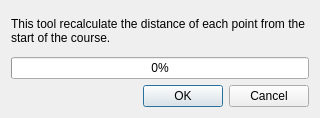
<?xml version="1.0" encoding="UTF-8"?>
<ui version="4.0">
 <class>DialogProcessDistance</class>
 <widget class="QDialog" name="DialogProcessDistance">
  <property name="windowModality">
   <enum>Qt::ApplicationModal</enum>
  </property>
  <property name="geometry">
   <rect>
    <x>0</x>
    <y>0</y>
    <width>320</width>
    <height>118</height>
   </rect>
  </property>
  <property name="windowTitle">
   <string>Dialog</string>
  </property>
  <layout class="QVBoxLayout" name="verticalLayout">
   <item>
    <widget class="QLabel" name="label">
     <property name="text">
      <string>This tool recalculate the distance of each point from the start of the course.</string>
     </property>
     <property name="wordWrap">
      <bool>true</bool>
     </property>
    </widget>
   </item>
   <item>
    <widget class="QProgressBar" name="progressBar">
     <property name="value">
      <number>0</number>
     </property>
     <property name="alignment">
      <set>Qt::AlignCenter</set>
     </property>
    </widget>
   </item>
   <item>
    <widget class="QDialogButtonBox" name="buttonBox">
     <property name="orientation">
      <enum>Qt::Horizontal</enum>
     </property>
     <property name="standardButtons">
      <set>QDialogButtonBox::Cancel|QDialogButtonBox::Ok</set>
     </property>
    </widget>
   </item>
  </layout>
 </widget>
 <resources/>
 <connections>
  <connection>
   <sender>buttonBox</sender>
   <signal>rejected()</signal>
   <receiver>DialogProcessDistance</receiver>
   <slot>reject()</slot>
   <hints>
    <hint type="sourcelabel">
     <x>272</x>
     <y>78</y>
    </hint>
    <hint type="destinationlabel">
     <x>270</x>
     <y>96</y>
    </hint>
   </hints>
  </connection>
 </connections>
</ui>
